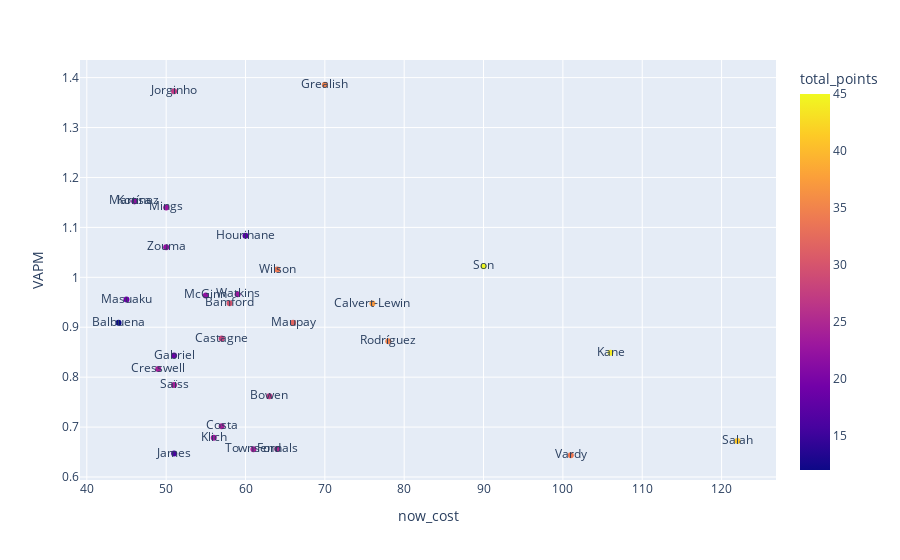

Notebook source saved alongside this figure:
### Code cell
player_value()

### Figure 1 — Plotly figure (JSON) as saved in the notebook; plotly's stock layout.template omitted (floating-point values rounded to 4 significant figures)
{"data": [{"customdata": [[11.7], [9], [7.3], [7.3], [7.7], [8.5], [7.3], [11.2], [8.5], [7.7], [7.3], [6.3], [7.5], [9.2], [8], [6], [7], [8.8], [11], [6.3], [6], [6], [6.8], [6], [5.8], [10.2], [6.2], [6], [5.3], [8.5]], "hovertemplate": "now_cost=%{x}<br>VAPM=%{y}<br>web_name=%{text}<br>PPG=%{customdata[0]}<br>total_points=%{marker.color}<extra></extra>", "legendgroup": "", "marker": {"color": [35, 27, 22, 22, 23, 17, 22, 45, 34, 23, 22, 19, 30, 37, 32, 12, 28, 35, 44, 19, 24, 24, 27, 24, 23, 41, 25, 24, 16, 34], "coloraxis": "coloraxis", "symbol": "circle"}, "mode": "markers+text", "name": "", "orientation": "v", "showlegend": false, "text": ["Grealish", "Jorginho", "Martínez", "Konsa", "Mings", "Hourihane", "Zouma", "Son", "Wilson", "Watkins", "McGinn", "Masuaku", "Bamford", "Calvert-Lewin", "Maupay", "Balbuena", "Castagne", "Rodríguez", "Kane", "Gabriel", "Cresswell", "Saïss", "Bowen", "Costa", "Klich", "Salah", "Fornals", "Townsend", "James", "Vardy"], "type": "scatter", "x": [70, 51, 46, 46, 50, 60, 50, 90, 64, 59, 55, 45, 58, 76, 66, 44, 57, 78, 106, 51, 49, 51, 63, 57, 56, 122, 64, 61, 51, 101], "xaxis": "x", "y": [1.386, 1.373, 1.152, 1.152, 1.14, 1.083, 1.06, 1.022, 1.016, 0.9661, 0.9636, 0.9556, 0.9483, 0.9474, 0.9091, 0.9091, 0.8772, 0.8718, 0.8491, 0.8431, 0.8163, 0.7843, 0.7619, 0.7018, 0.6786, 0.6721, 0.6562, 0.6557, 0.6471, 0.6436], "yaxis": "y"}], "layout": {"coloraxis": {"colorbar": {"title": {"text": "total_points"}}, "colorscale": [[0, "#0d0887"], [0.1111, "#46039f"], [0.2222, "#7201a8"], [0.3333, "#9c179e"], [0.4444, "#bd3786"], [0.5556, "#d8576b"], [0.6667, "#ed7953"], [0.7778, "#fb9f3a"], [0.8889, "#fdca26"], [1, "#f0f921"]]}, "legend": {"tracegroupgap": 0}, "margin": {"t": 60}, "xaxis": {"anchor": "y", "domain": [0, 1], "title": {"text": "now_cost"}}, "yaxis": {"anchor": "x", "domain": [0, 1], "title": {"text": "VAPM"}}}}
